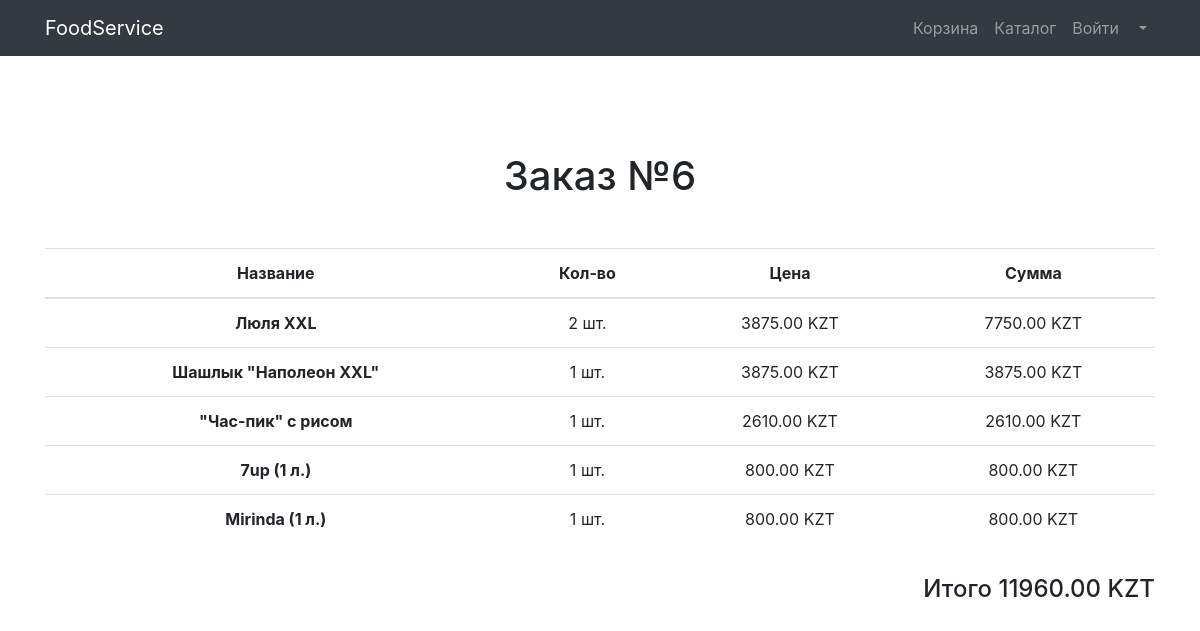
Screenshot of /orders/6/ (signed in) with the database file from the repository.
### restaurants/models.py (models this page shows, shortened)
class Order(models.Model):
    user = models.ForeignKey(to=User, on_delete=models.CASCADE)
    created_timestamp = models.DateTimeField(auto_now_add=True)
    isConfirmed = models.BooleanField(default=False)
    isCooked = models.BooleanField(default=False)
    isDelivered = models.BooleanField(default=False)
    isCompleted = models.BooleanField(default=False)
    def get_price(self):
        price = 0
        order_details = OrderDetails.objects.filter(order=self)
        for order_detail in order_details:
            price += order_detail.food.price
        return price

class OrderDetails(models.Model):
    food = models.ForeignKey(to=Food, on_delete=models.CASCADE)
    order = models.ForeignKey(to=Order, on_delete=models.CASCADE)
    quantity = models.PositiveSmallIntegerField(default=0)
    def get_price(self):
        return self.food.price * self.quantity

class Food(models.Model):
    name = models.CharField(max_length=256)
    price = models.DecimalField(max_digits=10, decimal_places=2)
    description = models.TextField(max_length=1024)
    image = models.ImageField(upload_to='food_image')
    category = models.ForeignKey(to=FoodCategory, on_delete=models.CASCADE)
    restaurant = models.ForeignKey(to=Restaurant, on_delete=models.CASCADE)

### restaurants/views.py (the view)
# urls.py: path('orders/<int:order_id>/', views.order_details, name='order_details'),
@login_required
def order_details(request, order_id):
    order = Order.objects.get(id=order_id)
    order_details_list = OrderDetails.objects.filter(order=order_id)
    context = {
        'title': "FoodService - Детали Заказа",
        'order': order,
        'order_details_list': order_details_list,
    }
    return render(request, 'restaurants/order_detail.html', context)

### restaurants/templates/restaurants/order_detail.html (shortened to what this page needs)
{% load static %}
<!DOCTYPE html>
<html lang="en">
<head>
    <link href="{% static 'vendor/bootstrap/css/bootstrap.min.css' %}" rel="stylesheet">
    <link href="{% static 'vendor/css/profile.css' %}" rel="stylesheet">
</head>
<body>
<nav class="navbar navbar-expand-lg navbar-dark bg-dark fixed-top">
    <div class="container">
        <a class="navbar-brand" href="{% url 'restaurants:index' %}">FoodService</a>
        <div class="collapse navbar-collapse" id="navbarResponsive">
            <ul class="navbar-nav ml-auto">
                <li class="nav-item">
                    <a class="nav-link" href="{% url 'restaurants:basket' %}">Корзина  </a>
                </li>
                <li class="nav-item">
                    <a class="nav-link" href="{% url 'restaurants:restaurants' %}">Каталог </a>
                </li>
                <li class="nav-item">
                    <a class="nav-link" href="{% url 'users:login' %}">Войти </a>
                </li>
                <li class="nav-item dropdown">
                    <a class="nav-link dropdown-toggle" href="#" id="navbarDropdown" role="button"
                       data-bs-toggle="dropdown" aria-expanded="false">
                    </a>
                </li>
            </ul>
        </div>
    </div>
</nav>
<section>
    <div class="container pt-5">
        <div class="text-center mt-5">
            <h1>Заказ №{{ order.id }}</h1>
            <div class="orders mt-5">
                <table class="table">
                    <thead>
                    <tr>
                        <th scope="col">Название</th>
                        <th scope="col">Кол-во</th>
                        <th scope="col">Цена</th>
                        <th scope="col">Сумма</th>
                    </tr>
                    </thead>
                    <tbody>
                    {% for order_detail in order_details_list %}
                    <tr>
                        <th scope="row">
                            {{ order_detail.food.name }}
                        </th>
                        <td>{{ order_detail.quantity }} шт.</td>
                        <td>{{ order_detail.food.price }} KZT</td>
                        <td>{{ order_detail.get_price }} KZT</td>
                    </tr>
                    {% endfor %}
                    </tbody>
                </table>
                <p class="float-right h4 mt-3">Итого {{ order.get_price }} KZT</p>
            </div>
        </div>
    </div>
</section>
</body>
</html>

### rows the page displays
Order: id "6", get_price "11960.00"
OrderDetails: food.name "Люля ХХL", quantity "2", food.price "3875.00", get_price "7750.00"
OrderDetails: food.name "Шашлык \"Наполеон ХХL\"", quantity "1", food.price "3875.00", get_price "3875.00"
OrderDetails: food.name "\"Час-пик\" с рисом", quantity "1", food.price "2610.00", get_price "2610.00"
OrderDetails: food.name "7up (1 л.)", quantity "1", food.price "800.00", get_price "800.00"
OrderDetails: food.name "Mirinda (1 л.)", quantity "1", food.price "800.00", get_price "800.00"
